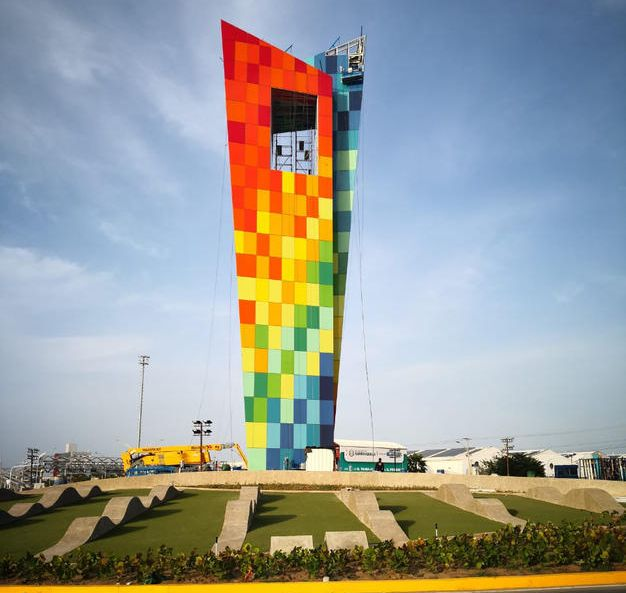
#> input picture image.jpg, 626 x 593 px
$ jupyter execute 'Image transformations.ipynb'
#> lines starting #> are read from the running program, lines starting #| are printed output that depends on the picture
[cell 1]
import cv2
import numpy as np

# Transformation

Transformations are geometric distortions applied on an image. These distortions can be as simple as rotaion, scaling, cropping, etc. Transformation is done to remove perspective issues or correct distortions from an image.

Types of transformations are:
1. Affine Transformation<br>
2. Non-affine Transformation

## Affine transformation

An affine transformation is any transformation that preserves collinearity (i.e., all points lying on a line initially still lie on a line after transformation) and ratios of distances (e.g., the midpoint of a line segment remains the midpoint after transformation).

While an affine transformation preserves proportions on lines, it does not necessarily preserve angles or lengths. Any triangle can be transformed into any other by an affine transformation, so all triangles are affine and, in this sense, affine is a generalization of congruent and similar.

In Affine transformation, all parallel lines in the original image will still be parallel in the output image.

Affine Transform	Example	Transformation Matrix
- Translation

\begin{bmatrix}1 & 0 & 0\\0 & 1 & 0\\ t_x & t_y & 1\end{bmatrix}

tx specifies the displacement along the x axis

ty specifies the displacement along the y axis.

- Scale

\begin{bmatrix}s_x & 0 & 0\\0 & s_y & 0\\ 0 & 0 & 1\end{bmatrix}
sx specifies the scale factor along the x axis

sy specifies the scale factor along the y axis.

- Shear
\begin{bmatrix}1 & sh_y & 0\\sh_x & 1 & 0\\ 0 & 0 & 1\end{bmatrix}

shx specifies the shear factor along the x axis

shy specifies the shear factor along the y axis.

- Rotation
\begin{bmatrix}\cos(q) & \sin(q) & 0\\-\sin(q) & \cos(q) & 0\\ 0 & 0 & 1\end{bmatrix}

q specifies the angle of rotation

## Translations: moving images up, down, left & right

### cv2.warpAffine(src, M, dsize)

- src : source image.
- M : Translation matrix.
- dsize : size of the output image, it is a tuple denoting height and width (height, width).

To apply any type of transformation on an image we need to define that transformation in terms of a mathematical formula,

\text{T = M $\cdot\begin{bmatrix} x & y & 1\end{bmatrix}^{T}$}

Where, T is the output image's pixel on (x,y), M is the Translation matrix and (x,y) the pixel cordinates of input image.

$$\text{M = $\begin{bmatrix} 1 & 0 & T_x \\ 0 & 1 & T_y \end{bmatrix}$}$$

$T_{x}$ = shift along x-axis (horizontal)<br>$T_{y}$ = shift along y-axis (vertical)

[cell 2]
img = cv2.imread('image.jpg')
#> img is the input picture: shape (593, 626, 3); mean B, G, R 153.2, 157.6, 154.1
cv2.imshow('image', img)
cv2.waitKey(0)
cv2.destroyAllWindows()

height, width = img.shape[:2]
#> height = 593; width = 626

[cell 3]
M = np.float32([[1, 0, height/10], [0, 1, width/10]])
#> M = [[1, 0, 59.3], [0, 1, 62.6]]

img_translation = cv2.warpAffine(img, M, (height, width))
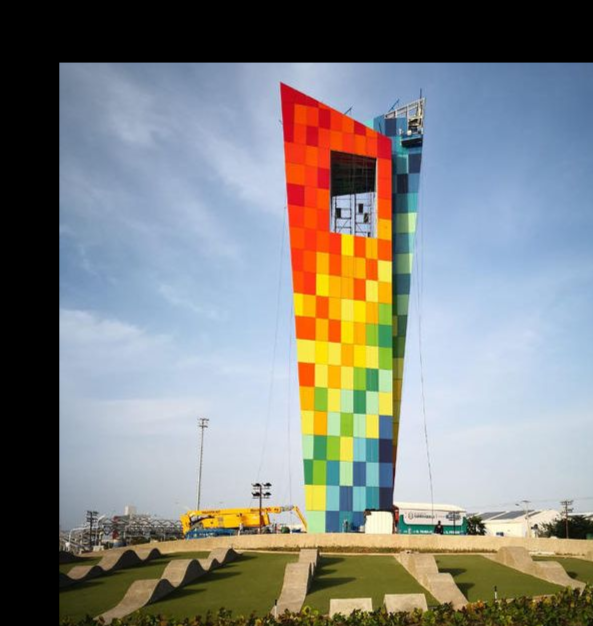
#> img_translation: shape (626, 593, 3); mean B, G, R 129.5, 131.9, 129.6
cv2.imshow('Translated image', img_translation)
cv2.waitKey(0)
cv2.destroyAllWindows()

## Rotations

### cv2.warpAffine(src, M, dsize)

- src : source image.
- M : Rotation matrix.
- dsize : size of the output image, it is a tuple denoting height and width (height, width).

$$\text{M = $\begin{bmatrix} \cos(\theta) & -\sin(\theta) \\ \sin(\theta) & \cos(\theta) \end{bmatrix}$}$$

Rotation matrix can be generated with function,

### cv2.getRotationMatrix2D(center, angle, scale)

- center : it is a tuple denoting center of the rotation in the source image.
- angle : Rotation angle in degrees. Positive values mean counter-clockwise rotation (the coordinate origin is assumed to be the top-left corner).
- scale : Isotropic scale factor.

cv2.getRotationMatrix2D() function does scalling and rotation at the same time.

[cell 4]
M = cv2.getRotationMatrix2D((height/2, width/2), 90, 1)
rotated_img = cv2.warpAffine(img, M, (height, width))
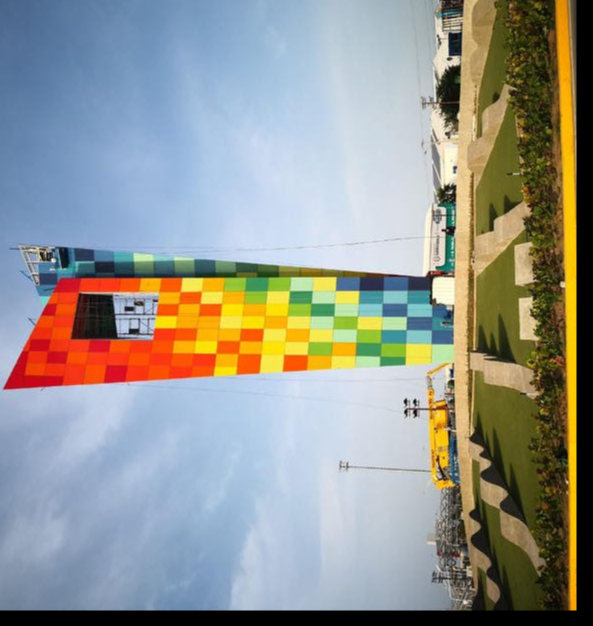
#> rotated_img: shape (626, 593, 3); mean B, G, R 145, 150.5, 148.1

cv2.imshow('Rotated image', rotated_img)
cv2.waitKey(0)
cv2.destroyAllWindows()

## Resizing

Image resizing refers to the scaling of images.It helps in reducing the number of pixels from an image and that has several advantages e.g. It can reduce the time of training of a neural network as more is the number of pixels in an image more is the number of input nodes that in turn increases the complexity of the model.

It also helps in zooming in images. Many times we need to resize the image i.e. either shirk it or scale up to meet the size requirements. OpenCV provides us several interpolation methods for resizing an image. For resizing we have 2 methods:

### Method 1 : cv2.resize(src, dsize, fx, fy, interpolation)

- src : source/input image.
- dsize : a tuple denoting custom height and width of the output image.
- fx : scale factor along the horizontal axis.
- fy : scale factor along the vertical axis.
- interpolation : sets the type of interpolation technique to be used while resizing.

Choice of Interpolation Method for Resizing –

- cv2.INTER_AREA: This is used when we need need to shrink an image.
- cv2.INTER_CUBIC: This is slow but more efficient, uses 4x4 neighborhood.
- cv2.INTER_LINEAR: This is primarily used when zooming is required. This is the default interpolation technique in OpenCV.
- cv2.INTER_NEAREST: a nearest-neighbor interpolation.
- cv2.INTER_AREA: resampling using pixel area relation. It may be a preferred method for image decimation, as it gives moire’-free results. But when the image is zoomed, it is similar to the cv2.INTER_NEAREST method.
- cv2.INTER_LANCZOS4 – a Lanczos interpolation over 8×8 pixel neighborhood

Image interpolation occurs when you resize or distort your image from one pixel grid to another. Image resizing is necessary when you need to increase or decrease the total number of pixels, whereas remapping can occur when you are correcting for lens distortion or rotating an image. Zooming refers to increase the quantity of pixels, so that when you zoom an image, you will see more detail.

Interpolation works by using known data to estimate values at unknown points. Image interpolation works in two directions, and tries to achieve a best approximation of a pixel's intensity based on the values at surrounding pixels.

**Note:** while using cv2.resize() if fx and fy are given same value then they will preserve the aspect ratio of the image, otherwise the aspect ratio will change, the same will happen when we give dsize parameter.

**Note:** when both dsize and fx, fy are given dsize will be given priority.

[cell 5]
resize_img = cv2.resize(img, None, fx = 0.5, fy = 0.5)
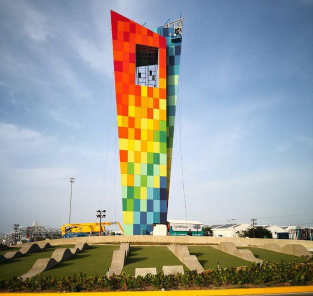
#> resize_img: shape (296, 313, 3); mean B, G, R 153.6, 157.7, 154.1
cv2.imshow('Resized image: fx, fy', resize_img)
cv2.waitKey(0)

resize_img_2 = cv2.resize(img, (500,500))
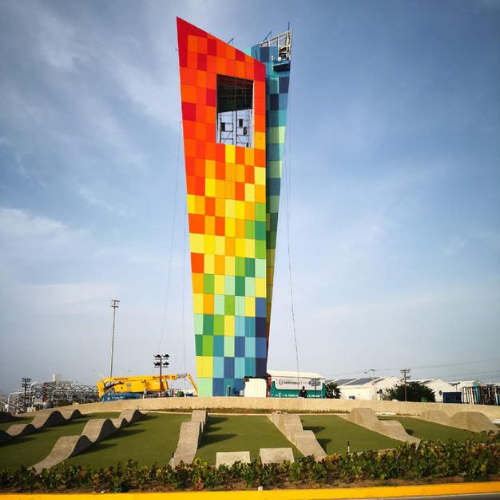
#> resize_img_2: shape (500, 500, 3); mean B, G, R 153.1, 157.5, 154
cv2.imshow('Resized image: dsize', resize_img_2)
cv2.waitKey(0)

resize_img_3 = cv2.resize(img, (500,500), fx = 0.5, fy = 0.5)
cv2.imshow('Priority is given to dsize', resize_img_3)
cv2.waitKey(0)

resize_img = cv2.resize(img, None, fx = 1.25, fy = 1.25, interpolation = cv2.INTER_CUBIC)
#> resize_img: shape (741, 782, 3)
cv2.imshow('Resized image: giving cv2.INTER_CUBIC interpolation', resize_img)
cv2.waitKey(0)

cv2.destroyAllWindows()

### Method 2 : Image pyramid

Image Pyramids are one of the most beautiful concept of image processing.Normally, we work with images with default resolution but many times we need to change the resolution (lower it) or resize the original image in that case image pyramids comes handy.

We use 2 functions cv2.pyrUp() and cv2.pyrDown().

cv2.pyrUp() scales the image to twice its current size and cv2.pyrDown() scales the image to half its current size.

### cv2.pyrUp(src)

### cv2.pyrDown(src)

- src : input image.

**Note:** Once we scale down and if we rescale it to the original size, we lose some information and the resolution of the new image is much lower than the original one.

If we keep the original image as a base image and go on applying pyrDown function on it and keep the images in a vertical stack, it will look like a pyramid. The same is true for upscaling the original image by pyrUp function.

[cell 6]
down_scale = cv2.pyrDown(img)
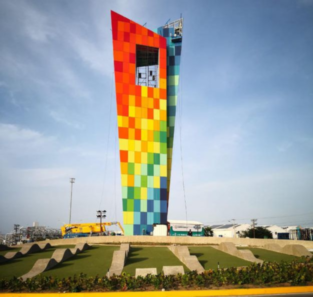
#> down_scale: shape (297, 313, 3); mean B, G, R 153.1, 157.6, 154.1
cv2.imshow('Scaled down image', down_scale)
cv2.waitKey(0)

up_scale = cv2.pyrUp(img)
cv2.imshow('Scaled up image', up_scale)
cv2.waitKey(0)

cv2.destroyAllWindows()

## Cropping

cv2 does not provide direct method to crop images, but we can crop images using numpy and index slicing.

Make sure that the slicing indecies are integer.

[cell 7]
start_row = int(width * 0.25)
#> start_row = 156
end_row = int(width * 0.75)
#> end_row = 469

start_col = int(height * 0.25)
#> start_col = 148
end_col = int(height * 0.75)
#> end_col = 444

cropped_img = img[start_row:end_row, start_col:end_col]
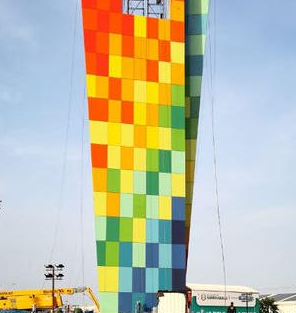
#> cropped_img: shape (313, 296, 3); mean B, G, R 168.8, 190.6, 189.8
cv2.imshow('Cropped image', cropped_img)
cv2.waitKey(0)

cv2.destroyAllWindows()
